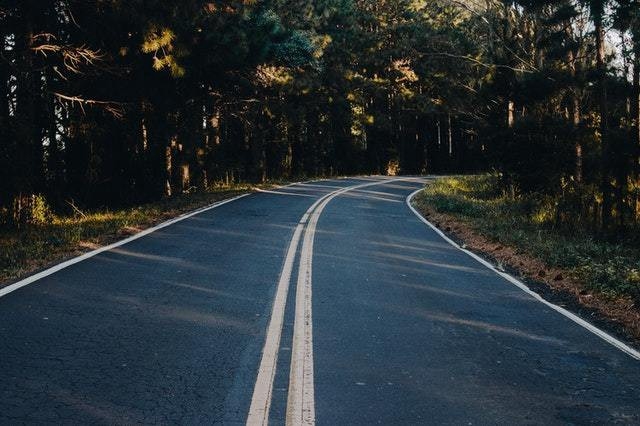
#> input picture test-image.jpg, 640 x 426 px
$ python main.py
#> lines starting #> are read from the running program, lines starting #| are printed output that depends on the picture
import cv2
import numpy as np
import matplotlib.pyplot as plt

def simple_edge_detection(image):
    edges_detected = cv2.Canny(image, 100, 200)
    images = [image, edges_detected]

    location = [121, 122]
    for loc, edge_image in zip(location, images):
        plt.subplot(loc)
        plt.imshow(edge_image, cmap='gray')

    cv2.imwrite('edge_detecte.png', edges_detected)
    plt.savefig('edge_plot.png')
    plt.show()

img = cv2.imread('test-image.jpg', 0)
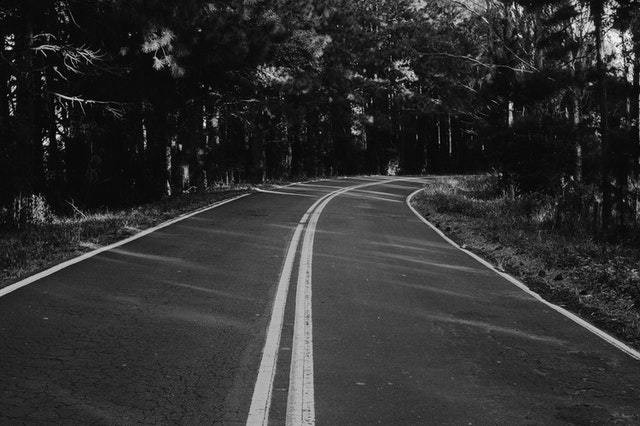
#> img: shape (426, 640); min 0, max 255, mean 47.7

simple_edge_detection(img)
#> in simple_edge_detection, `edges_detected = cv2.Canny(image, 100, 200)`:
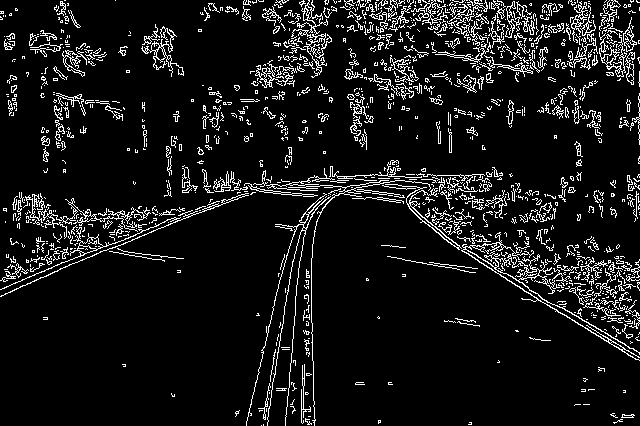
#> edges_detected: shape (426, 640); 8.9% white in thin lines or dots
#> the loop in simple_edge_detection, `for loc, edge_image in zip(location, images):` made 2 passes
#> loc on passes 1 to 2: 121, 122
#> in simple_edge_detection, `plt.savefig('edge_plot.png')`:
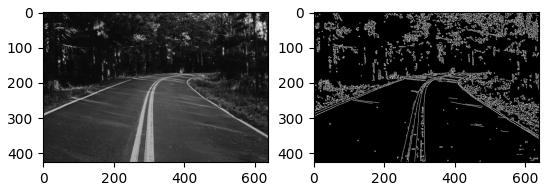
#> figure drawn by matplotlib, 2 panels
